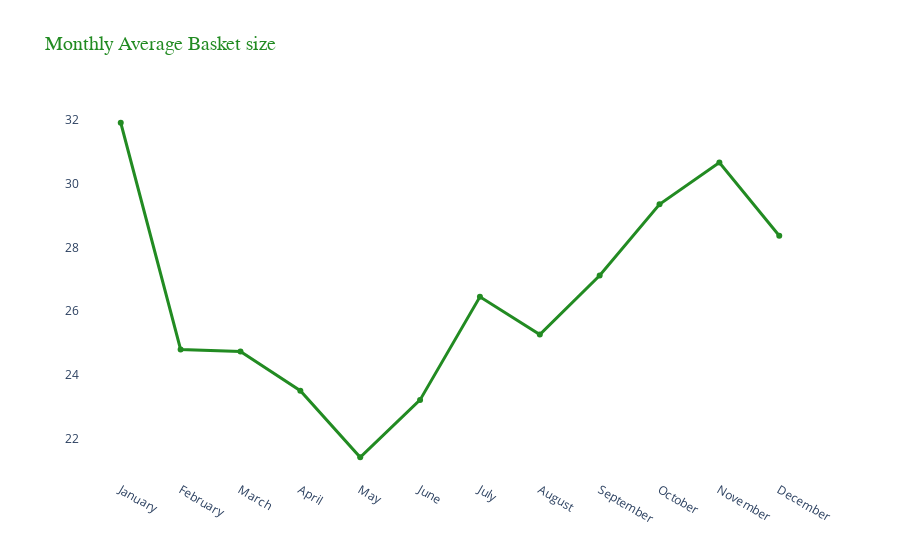

Source (notebook cell):
### Code cell
# Plotly line chart 
fig = go.Figure()

fig.add_trace(go.Scatter(x=monthly_basket_size["Month"], y=monthly_basket_size["Average_BasketSize"], name='Average Basket Size',
                         line=dict(color="forestgreen", width=3)))

fig.update_layout(plot_bgcolor= 'white')

fig.update_layout(title_text=plot_title, 
                  title_font=dict(size=20, color="forestgreen", family="Arial"))

fig.show()

### Figure 1 — Plotly figure (JSON) as saved in the notebook; plotly's stock layout.template omitted (floating-point values rounded to 4 significant figures)
{"data": [{"line": {"color": "forestgreen", "width": 3}, "name": "Average Basket Size", "type": "scatter", "x": ["January", "February", "March", "April", "May", "June", "July", "August", "September", "October", "November", "December"], "y": [31.9, 24.8, 24.74, 23.51, 21.43, 23.23, 26.45, 25.27, 27.12, 29.35, 30.65, 28.36]}], "layout": {"plot_bgcolor": "white", "title": {"font": {"color": "forestgreen", "family": "Arial", "size": 20}, "text": "Monthly Average Basket size"}}}
